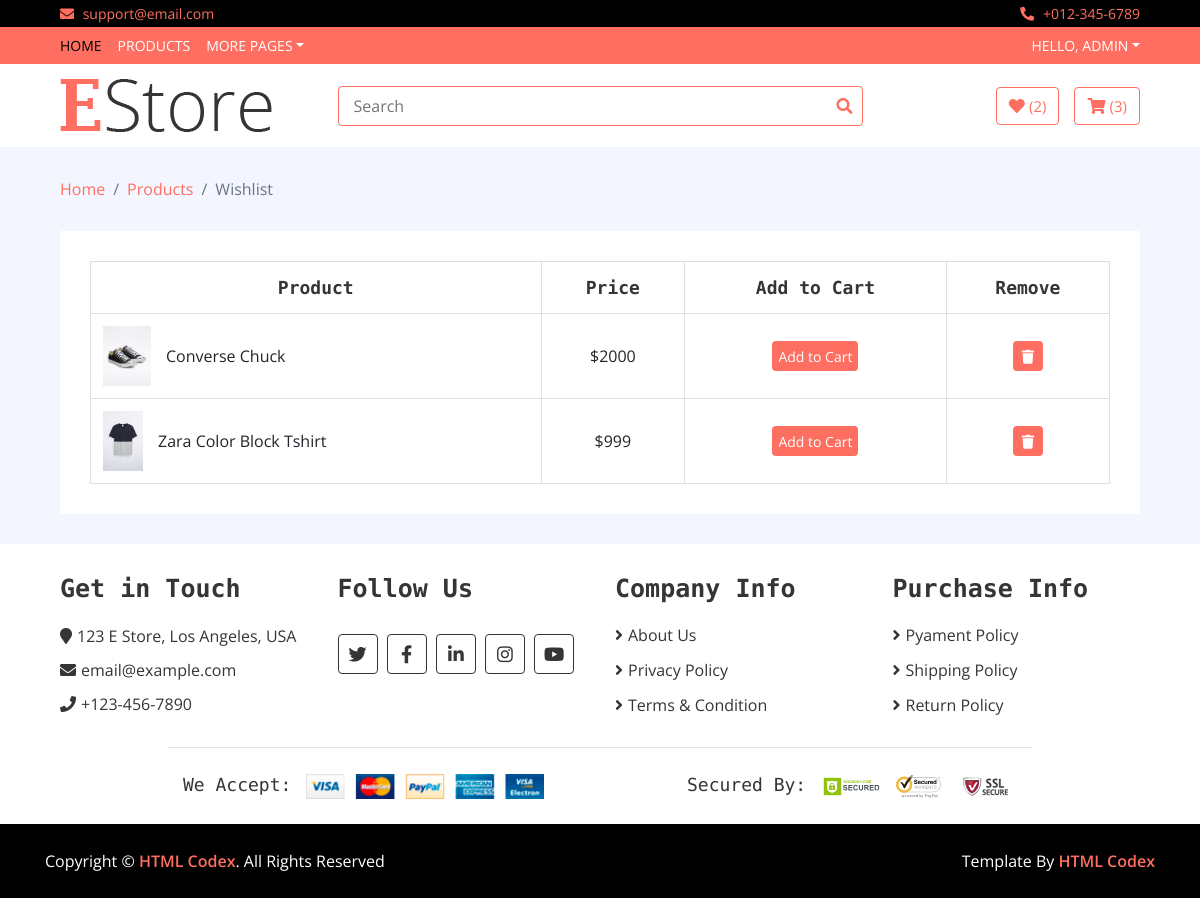
Page /cart/my_wishlist/ (signed in) on the committed database.
### cart/models.py (models this page shows, shortened)
class Wishlist(models.Model):
    username = models.CharField(max_length=200)
    items = models.ForeignKey(Item, on_delete=models.CASCADE)
    slug = models.CharField(max_length=300)

### home/models.py (models this page shows, shortened)
class Item(models.Model):
    name = models.CharField(max_length=500)
    category = models.ForeignKey(Category, on_delete=models.CASCADE)
    brand = models.ForeignKey(Brand, on_delete=models.CASCADE)
    image = models.ImageField(upload_to='media', null=True)
    price = models.IntegerField()
    discounted_price = models.IntegerField(default=0)
    description = models.TextField(blank=True)
    specification = models.TextField(blank=True)
    slug = models.CharField(max_length=300)
    status = models.CharField(choices=STATUS, max_length=200)
    label = models.CharField(choices=LABEL, max_length=200, blank=True)

### cart/views.py (the view)
# urls.py: path('my_wishlist/', login_required(WishlistView.as_view(), login_url='home:login'), name='my_wishlist'),
class WishlistView(BaseView):
    def get(self, request):
        username = request.user.username
        self.views['wishlist'] = Wishlist.objects.filter(username=username)
        return render(request, 'wishlist.html', self.views)

### home/templates/wishlist.html
{% extends 'base.html' %}
{% load static %}
{% block content %}
        <div class="breadcrumb-wrap">
            <div class="container-fluid">
                <ul class="breadcrumb">
                    <li class="breadcrumb-item"><a href="#">Home</a></li>
                    <li class="breadcrumb-item"><a href="#">Products</a></li>
                    <li class="breadcrumb-item active">Wishlist</li>
                </ul>
            </div>
        </div>
        <div class="wishlist-page">
            <div class="container-fluid">
                <div class="wishlist-page-inner">
                    <div class="row">
                        <div class="col-md-12">
                            <div class="table-responsive">
                                <table class="table table-bordered">
                                    <thead class="thead-dark">
                                        <tr>
                                            <th>Product</th>
                                            <th>Price</th>
                                            <th>Add to Cart</th>
                                            <th>Remove</th>
                                        </tr>
                                    </thead>
                                    <tbody class="align-middle">
                                        {% for item in wishlist%}
                                        <tr>
                                            <td>
                                                <div class="img">
                                                    <a href="#"><img src="{{item.items.image.url}}" alt="Image"></a>
                                                    <p>{{item.items.name}}</p>
                                                </div>
                                            </td>
                                            {% if item.items.discounted %}
                                            <td>${{item.items.price}}</td>
                                            {% else %}
                                            <td>${{item.items.price}}</td>
                                            {% endif %}
                                            <td><a href="{% url 'cart:add_to_cart' item.slug %}"><button class="btn-cart">Add to Cart</button></a></td>
                                            <td><a href="{% url 'cart:delete_wishlist' item.slug %}"><button><i class="fa fa-trash"></i></button></a></td>
                                        </tr>
                                        {% endfor %}
                                    </tbody>
                                </table>
                            </div>
                        </div>
                    </div>
                </div>
            </div>
        </div>
       {% endblock %}

### home/templates/base.html (shortened to what this page needs)
{% load static %}
<!DOCTYPE html>
<html lang="en">
<head>
    <link href="https://stackpath.bootstrapcdn.com/bootstrap/4.4.1/css/bootstrap.min.css" rel="stylesheet">
    <link href="https://cdnjs.cloudflare.com/ajax/libs/font-awesome/5.10.0/css/all.min.css" rel="stylesheet">
    <link href="{% static 'lib/slick/slick.css' %}" rel="stylesheet">
    <link href="{% static 'lib/slick/slick-theme.css' %}" rel="stylesheet">
    <link href="{% static 'css/style.css' %}" rel="stylesheet">
</head>
<body>
    <div class="top-bar">
        <div class="container-fluid">
            <div class="row">
                <div class="col-sm-6">
                    <i class="fa fa-envelope"></i>
                    support@email.com
                </div>
                <div class="col-sm-6">
                    <i class="fa fa-phone-alt"></i>
                    +012-345-6789
                </div>
            </div>
        </div>
    </div>
    <div class="nav">
        <div class="container-fluid">
            <nav class="navbar navbar-expand-md bg-dark navbar-dark">
                <div class="collapse navbar-collapse justify-content-between" id="navbarCollapse">
                    <div class="navbar-nav mr-auto">
                        <a href="{% url 'home:home'%}" class="nav-item nav-link active">Home</a>
                        <a href="{% url 'home:all_products'%}" class="nav-item nav-link">Products</a>
                        <div class="nav-item dropdown">
                            <a href="#" class="nav-link dropdown-toggle" data-toggle="dropdown">More Pages</a>
                        </div>
                    </div>
                    {% if user.is_authenticated %}
                    <div class="navbar-nav ml-auto">
                        <div class="nav-item dropdown">
                            <a href="#" class="nav-link dropdown-toggle" data-toggle="dropdown">Hello, {{user.username}}</a>
                        </div>
                    </div>
                    {% endif %}
                </div>
            </nav>
        </div>
    </div>
        <div class="bottom-bar">
            <div class="container-fluid">
                <div class="row align-items-center">
                    <div class="col-md-3">
                        <div class="logo">
                            <a href="{% url 'home:home' %}">
                                <img src="{% static 'img/logo.png' %}" alt="Logo">
                            </a>
                        </div>
                    </div>
                    <div class="col-md-6">
                        <div class="search">
                            <form action="{% url 'home:search' %}" method="get">
                            <input type="text" placeholder="Search" name="search">
                            <button type="submit"><i class="fa fa-search"></i></button>
                            </form>
                        </div>
                    </div>
                    <div class="col-md-3">
                        <div class="user">
                            <a href="{% url 'cart:my_wishlist' %}" class="btn wishlist">
                                <i class="fa fa-heart"></i>
                                <span>({{my_wishlist_items}})</span>
                            </a>
                            <a href="{% url 'cart:my_cart' %}" class="btn cart">
                                <i class="fa fa-shopping-cart"></i>
                                <span>({{my_cart_items}})</span>
                            </a>
                        </div>
                    </div>
                </div>
            </div>
        </div>
    {% block content %}
    {% endblock %}
    <div class="footer">
        <div class="container-fluid">
            <div class="row">
                <div class="col-lg-3 col-md-6">
                    <div class="footer-widget">
                        <h2>Get in Touch</h2>
                        <div class="contact-info">
                            <p><i class="fa fa-map-marker"></i>123 E Store, Los Angeles, USA</p>
                            <p><i class="fa fa-envelope"></i>email@example.com</p>
                            <p><i class="fa fa-phone"></i>+123-456-7890</p>
                        </div>
                    </div>
                </div>
                <div class="col-lg-3 col-md-6">
                    <div class="footer-widget">
                        <h2>Follow Us</h2>
                        <div class="contact-info">
                            <div class="social">
                                <a href=""><i class="fab fa-twitter"></i></a>
                                <a href=""><i class="fab fa-facebook-f"></i></a>
                                <a href=""><i class="fab fa-linkedin-in"></i></a>
                                <a href=""><i class="fab fa-instagram"></i></a>
                                <a href=""><i class="fab fa-youtube"></i></a>
                            </div>
                        </div>
                    </div>
                </div>
                <div class="col-lg-3 col-md-6">
                    <div class="footer-widget">
                        <h2>Company Info</h2>
                        <ul>
                            <li><a href="#">About Us</a></li>
                            <li><a href="#">Privacy Policy</a></li>
                            <li><a href="#">Terms & Condition</a></li>
                        </ul>
                    </div>
                </div>
                <div class="col-lg-3 col-md-6">
                    <div class="footer-widget">
                        <h2>Purchase Info</h2>
                        <ul>
                            <li><a href="#">Pyament Policy</a></li>
                            <li><a href="#">Shipping Policy</a></li>
                            <li><a href="#">Return Policy</a></li>
                        </ul>
                    </div>
                </div>
            </div>
            <div class="row payment align-items-center">
                <div class="col-md-6">
                    <div class="payment-method">
                        <h2>We Accept:</h2>
                        <img src="{% static 'img/payment-method.png' %}" alt="Payment Method" />
                    </div>
                </div>
                <div class="col-md-6">
                    <div class="payment-security">
                        <h2>Secured By:</h2>
                        <img src="{% static 'img/godaddy.svg' %}" alt="Payment Security" />
                        <img src="{% static 'img/norton.svg' %}" alt="Payment Security" />
                        <img src="{% static 'img/ssl.svg' %}" alt="Payment Security" />
                    </div>
                </div>
            </div>
        </div>
    </div>
    <div class="footer-bottom">
        <div class="container">
            <div class="row">
                <div class="col-md-6 copyright">
                    <p>Copyright &copy; <a href="https://htmlcodex.com">HTML Codex</a>. All Rights Reserved</p>
                </div>
                <div class="col-md-6 template-by">
                    <p>Template By <a href="https://htmlcodex.com">HTML Codex</a></p>
                </div>
            </div>
        </div>
    </div>
</body>
</html>

### rows in the picture
Wishlist: items.image (picture), items.name "Converse Chuck", items.price "2000"
Wishlist: items.image (picture), items.name "Zara Color Block Tshirt", items.price "999"

### other values in the picture
{{ user.username }} "ADMIN"
{{ my_wishlist_items }} "2"
{{ my_cart_items }} "3"
